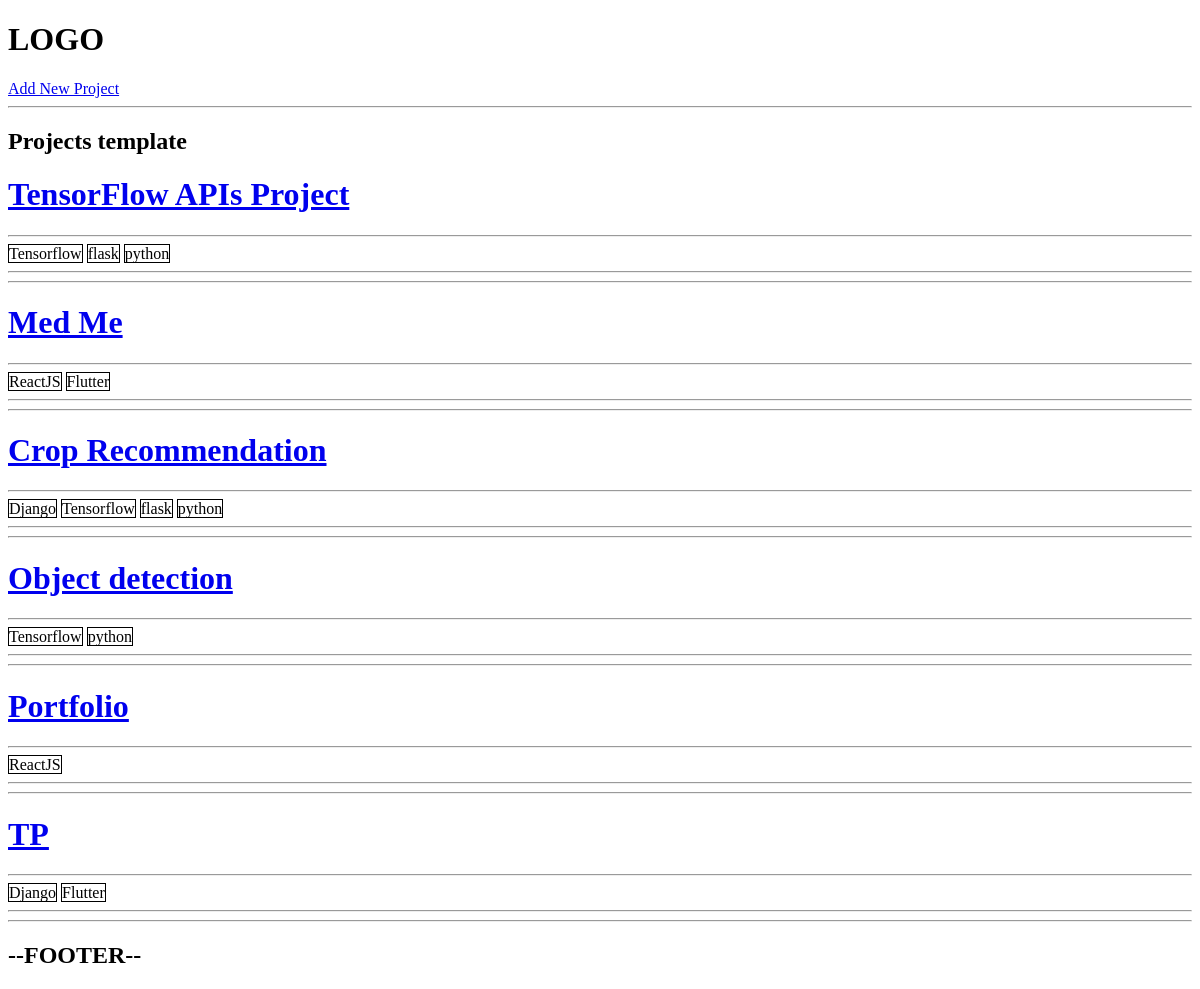
The page /projects/ on the database as committed earlier.
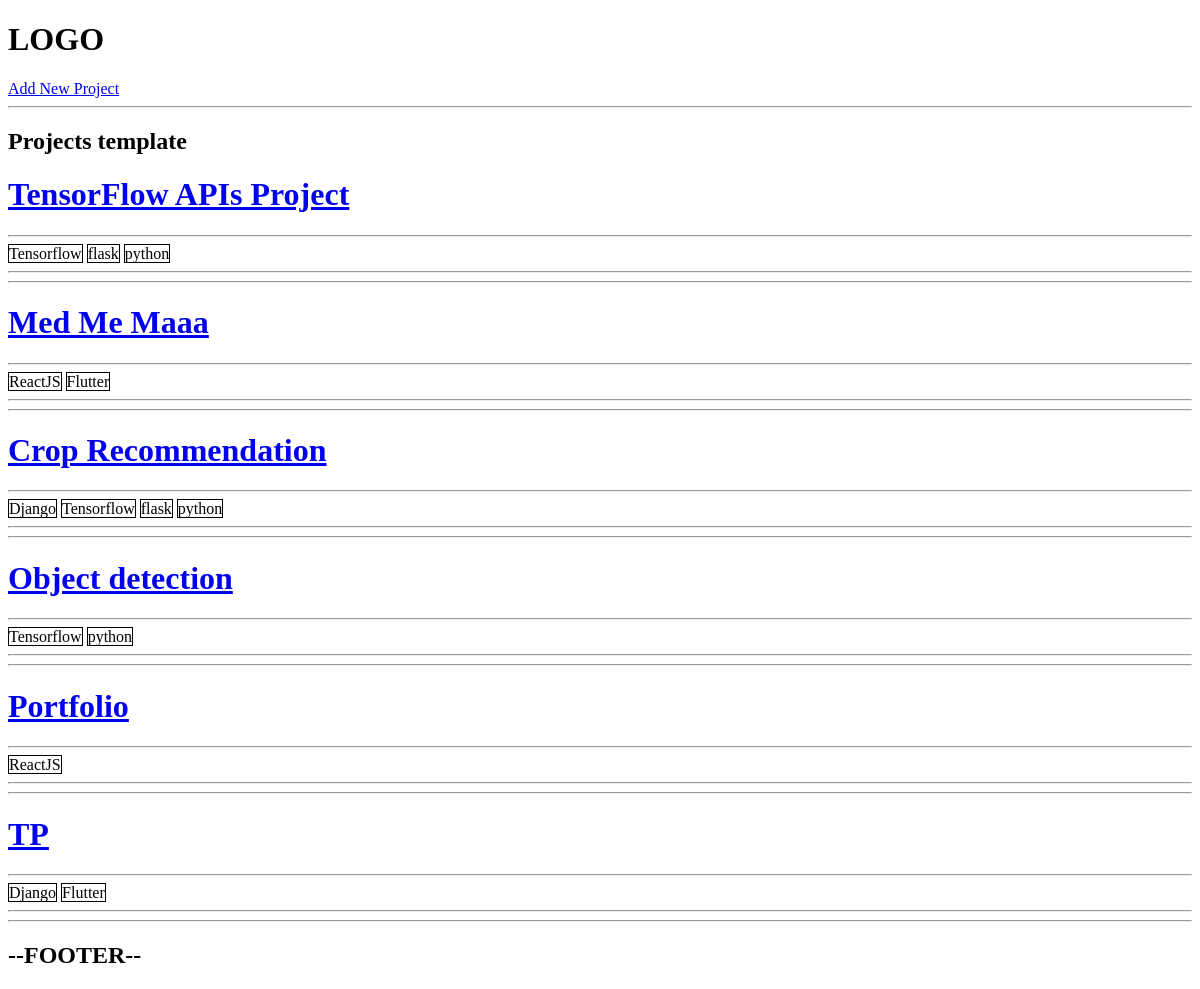
The same page on the database as committed later.
### projects/models.py (models this page shows, shortened)
class Project(models.Model):
    title = models.CharField(max_length = 200)
    description = models.TextField(null = True, blank = True)
    demo_link = models.CharField(max_length=2000, null =True, blank = True)
    source_link = models.CharField(max_length=2000, null = True, blank = True)
    created = models.DateTimeField(auto_now_add=True)
    tags = models.ManyToManyField('Tag', blank = True)
    votes_total = models.IntegerField(default=0, null = True, blank = True)
    votes_ratio = models.IntegerField(default=0, null = True, blank = True)
    id = models.UUIDField(default=uuid.uuid4, unique=True,primary_key=True, editable=False)

### projects/views.py (the view)
# urls.py: path('projects/', include('projects.urls')),
def projects(request):
        projects = Project.objects.all()
        return render(request, 'projects/projects.html', {'projects':projects})

### projects/models.py (called while the page is built)
    def __str__(self):
        return self.name

### projects/templates/projects/projects.html
{% extends 'main.html' %}
{% block content %}<h2>Projects template</h2>
{% for project in projects %} <h1> <a href="{% url 'project' project.id%}"> {{project.title}}</a></h1><hr> {% for tag in  project.tags.all%} <span style = "border: 1px solid black">{{tag}}</span>{% endfor %} <hr><hr>{% endfor %}
{% endblock content %}

Rows that differ between the two databases and show on the page:
changed Project: title "Med Me" → "Med Me Maaa"
